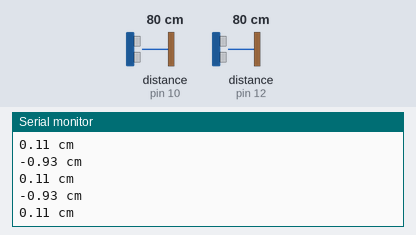
The sketch below on a simulated Arduino Uno, built with avr-gcc and run on an emulated ATmega328P. On the bench: the last lines printed to the serial monitor. Wiring (inferred from the names in the program): 2 × ultrasonic range finder: trigger pin 11, echo pin 10 / trigger pin 13, echo pin 12. The inputs (shaded band) are chosen by the test bench; at power-on: distance to the obstacle (sensors on pin 10, pin 12) 80 cm. The echo pulse lasts 58.3 µs per cm.

Above: at 1.2 s.
1.3 s: distance to the obstacle (sensor on pin 10) set to 2 cm
At 1.32 s:
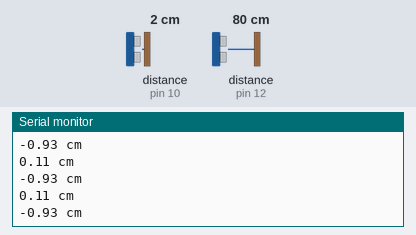
2.8 s: distance to the obstacle (sensor on pin 10) set to 35 cm
At 2.8 s:
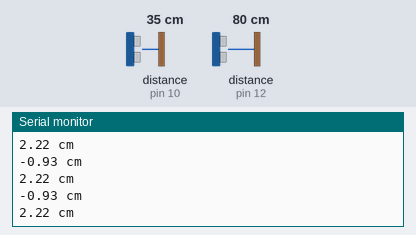
5.8 s: distance to the obstacle (sensor on pin 12) set to 2 cm
At 5.8 s:
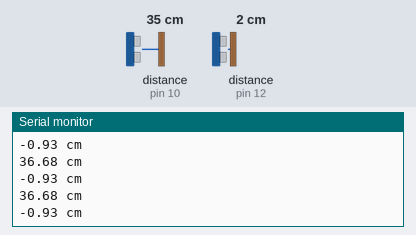
7.3 s: distance to the obstacle (sensor on pin 12) set to 4 cm
At 7.36 s:
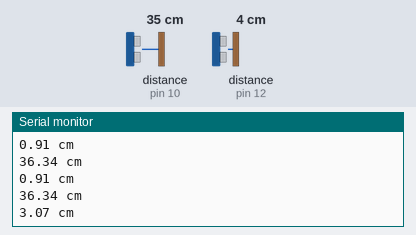
8.8 s: distance to the obstacle (sensor on pin 12) set to 35 cm
At 8.82 s:
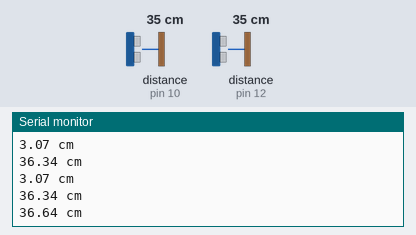
Timing chart, 0 to 11.8 s (numbered marks = the images above; inputs shaded):
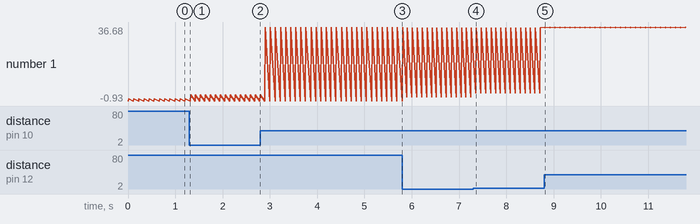

Measured:
- after the input at 7.3 s, the serial monitor: prints a new line after 0.06 s (image 4)
- after the input at 8.8 s, the serial monitor: prints a new line at once (image 5)
- plotted number 1: 0.11 → 2.22 after the input at 1.3 s, -0.93 → 36.34 after the input at 5.8 s, 36.34 → 36.33 after the input at 8.8 s

The sketch:

ultrasonic2.ino
```cpp
#define trigPin1 13            //Trig1 to arduino pin 13
#define echoPin1 12            //echo1 to arduino pin 12
#define trigPin2 11            //trig2 to arduino pin 11
#define echoPin2 10            //echo2 to arduino pin 10

void setup() {
  Serial.begin (9600);         //serial communications at 9600 bps
  pinMode(trigPin1, OUTPUT);   //set the trigPin1 as output
  pinMode(echoPin1, INPUT);    // set the echoPin1 as input
  pinMode(trigPin2, OUTPUT);   // set the trigPin2 as output
  pinMode(echoPin2, INPUT);    // set the echoPin2 as input
}

void loop() {
  float duration1, distance1, duration2, distance2;

  digitalWrite(trigPin1, LOW);
  delayMicroseconds(2);
  digitalWrite(trigPin1, HIGH); //send out ultrasonicwave to 10s

  delayMicroseconds(10);
  digitalWrite(trigPin1, LOW);

  duration1 = pulseIn(echoPin1, HIGH, 4000); //arduino will only wait 2000 microseconds for the pulse to be complete
  distance1 = (0.01858166411 * duration1) - 0.9295852502;

  //distance1 = (duration1/2) * 0.03435; //sound speed = 0.03435 cm/ct

  //prints data to the serial port as human readable ASCII text
  Serial.print(distance1);
  Serial.println(" cm");
  delayMicroseconds(20);


  digitalWrite(trigPin2, LOW);
  delayMicroseconds(2);
  digitalWrite(trigPin2, HIGH); //send out ultrasonicwave to 10s

  delayMicroseconds(10);
  digitalWrite(trigPin2, LOW);

  duration2 = pulseIn(echoPin2, HIGH, 4000); //arduino will only wait 2000 microseconds for the pulse to be complete
  distance2 = (0.01791104649 * duration2) + 0.1096452067;

  //distance2 = (duration2/2) * 0.03435; //sound speed = 0.03435 cm/ct

  //prints data to the serial port as human readable ASCII text
  Serial.print(distance2);
  Serial.println(" cm");

  delay(100);
}
```
